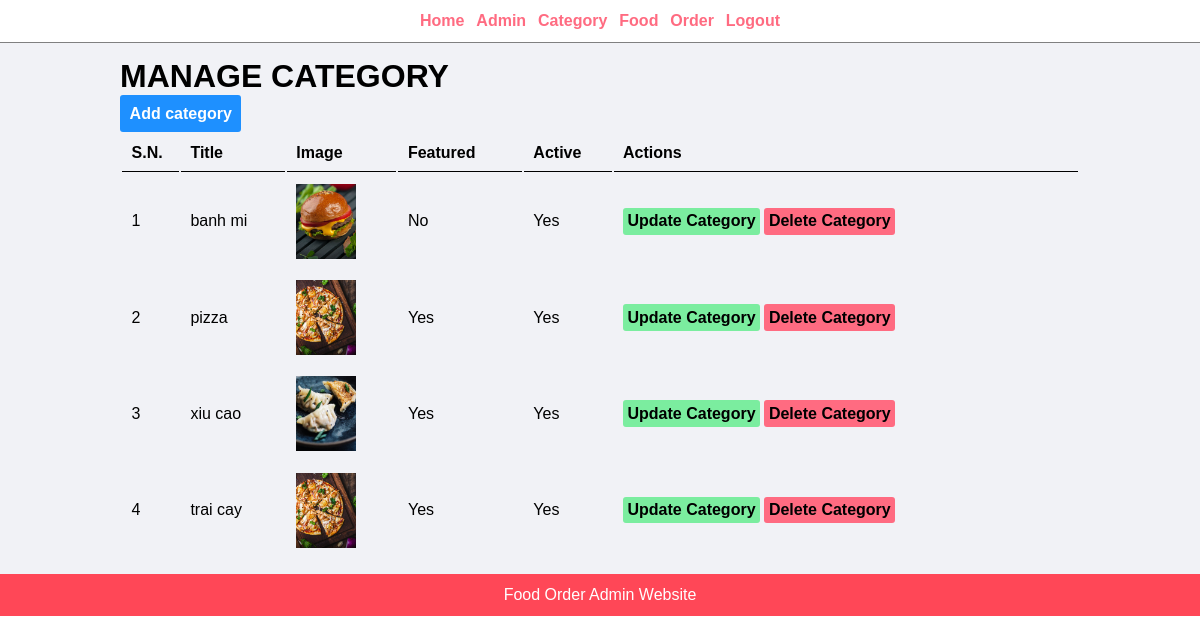
/food-order/admin/manage-category.php (signed in), run on the app's committed database.
### tables this page shows
CREATE TABLE `tbl_category` (
  `id` int(10) UNSIGNED NOT NULL,
  `title` varchar(100) NOT NULL,
  `image_name` varchar(255) NOT NULL,
  `featured` varchar(10) NOT NULL,
  `active` varchar(10) NOT NULL
);

### food-order/admin/manage-category.php (the view, shortened to what this page needs)
<html>
    <head>
        <link rel="stylesheet" href="../css/admin.css">
    </head>
    <body>
        <?php include("partials/menu.php"); ?>
        <div class="main-content">
            <div class="wrapper">
                <h1>MANAGE CATEGORY</h1>
                <a href="add-category.php" class="btn-primary">Add category</a>
                <table class="tbl-full">
                    <tr>
                        <th>S.N.</th>
                        <th>Title</th>
                        <th>Image</th>
                        <th>Featured</th>
                        <th>Active</th>
                        <th>Actions</th>
                    </tr>
                    <?php
                        $sql = "SELECT * FROM tbl_category";
                        $res = mysqli_query($conn , $sql);
                        $count = mysqli_num_rows($res);
                        $stt = 1;
                        if($count > 0){
                            while($row = mysqli_fetch_assoc($res)){
                                $id = $row['id'];
                                $title = $row['title'];
                                $image_name = $row['image_name'];
                                $featured = $row['featured'];
                                $active = $row['active'];
                                ?>
                                <tr>
                                    <td><?php echo $stt++ ?></td>
                                    <td><?php echo $title ?></td>
                                    <td>
                                        <?php
                                            if($image_name != ''){
                                                ?>
                                                <img src="<?php echo SITEURL;?>images/category/<?php echo $image_name;?>" alt="Can't load image" width="60px">
                                                <?php
                                            }else{
                                                echo "<div class='error'>Image is not added</div>";
                                            }
                                        ?>
                                    </td>
                                    <td><?php echo $featured ?></td>
                                    <td><?php echo $active ?></td>
                                    <td>
                                        <a href="<?php echo SITEURL ?>admin/update-category.php?id=<?php echo $id ?>" class="btn-secondary">Update Category</a>
                                        <a href="<?php echo SITEURL ?>admin/delete-category.php?id=<?php echo $id ?>&image_name=<?php echo $image_name ?>" class="btn-danger">Delete Category</a>
                                    </td>
                                </tr>
                                <?php
                            }
                        }else{
                            ?>
                                <tr>
                                    <td colspan="6"><div class="error">No category added</div></td>
                                </tr>
                            <?php
                        }
                    ?>
                </table>
            </div>
        </div>
        <?php include("partials/footer.php") ?>
    </body>
</html>

### food-order/css/admin.css (style rules this page uses)
* { margin: 0; padding: 0; font-family: Arial, Helvetica, sans-serif; }
.wrapper { padding: 1%; width: 80%; margin: 0 auto; }
.tbl-full { width: 100%; }
table tr th { border-bottom: 1px solid black; padding: 1%; text-align: left; }
table tr td { padding: 1%; }
.btn-primary { background-color: #1e90ff; padding: 1%; color: white; text-decoration: none; font-weight: bold; display: inline-block; border-radius: 3px; }
.btn-secondary { background-color: #7bed9f; padding: 1%; color: black; text-decoration: none; font-weight: bold; display: inline-block; border-radius: 3px; }
.btn-danger { background-color: #ff6b81; padding: 1%; color: black; text-decoration: none; font-weight: bold; display: inline-block; border-radius: 3px; }
.main-content { background-color: #f1f2f6; padding: 3 0; }

### data on the page
tbl_category: title "banh mi", image_name (picture), featured "No", active "Yes"
tbl_category: title "pizza", image_name (picture), featured "Yes", active "Yes"
tbl_category: title "xiu cao", image_name (picture), featured "Yes", active "Yes"
tbl_category: title "trai cay", image_name (picture), featured "Yes", active "Yes"
